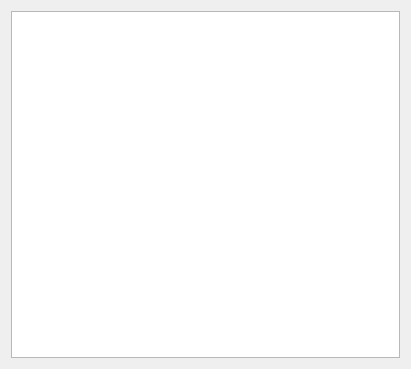
<?xml version="1.0" encoding="UTF-8"?>
<ui version="4.0">
 <class>company_list</class>
 <widget class="QWidget" name="company_list">
  <property name="geometry">
   <rect>
    <x>0</x>
    <y>0</y>
    <width>411</width>
    <height>369</height>
   </rect>
  </property>
  <property name="windowTitle">
   <string>公司列表-双击选定公司</string>
  </property>
  <property name="toolTipDuration">
   <number>0</number>
  </property>
  <layout class="QVBoxLayout" name="verticalLayout">
   <item>
    <widget class="QListWidget" name="company_list_widget">
     <property name="sortingEnabled">
      <bool>true</bool>
     </property>
    </widget>
   </item>
  </layout>
 </widget>
 <resources/>
 <connections/>
</ui>
